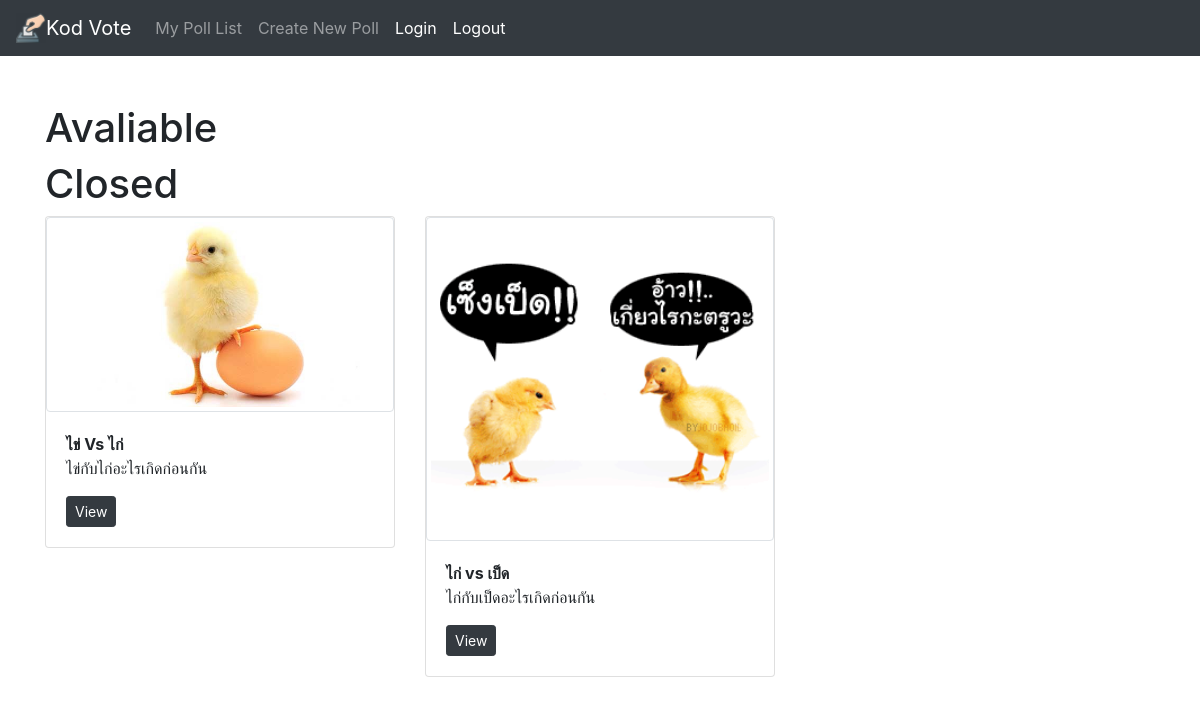
Before: /index/ (signed in) with the older database file.
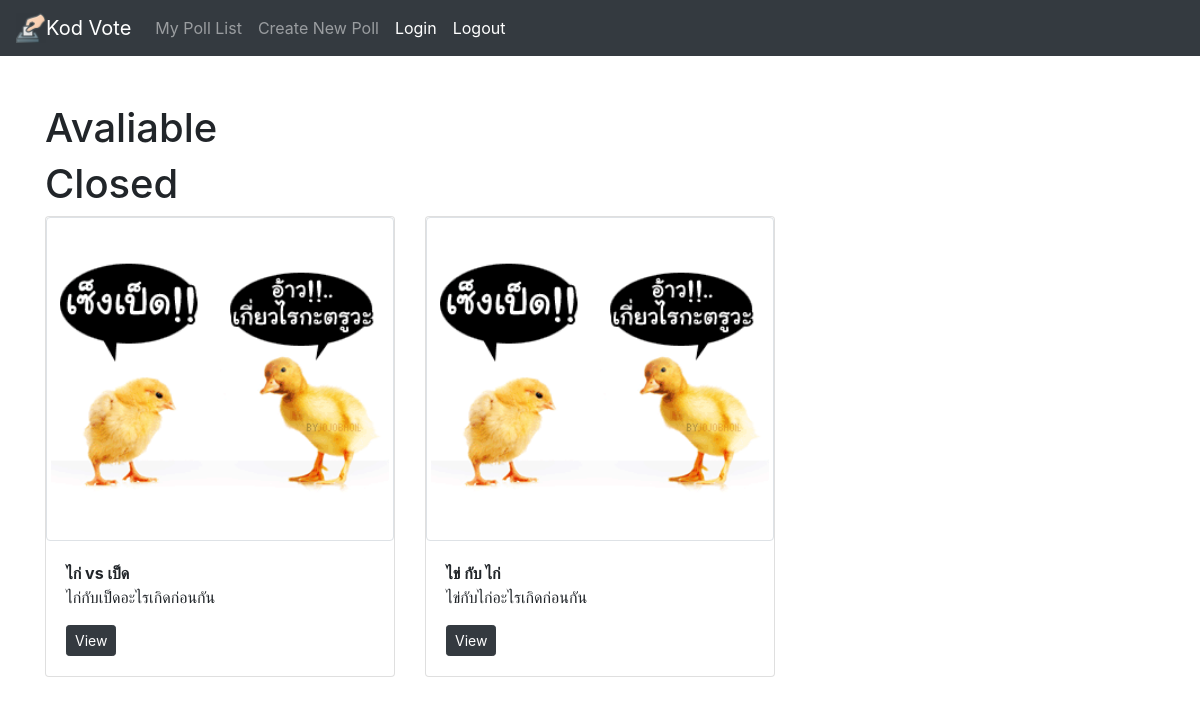
After: the same page with the newer database file.
### polls/models.py (models this page shows, shortened)
class Poll(models.Model):
    subject = models.CharField(max_length=30)
    detail = models.TextField()
    picture = models.FileField(upload_to='documents/%Y/%m/%d')
    password = models.CharField(max_length=100, null=True)
    start_date = models.DateTimeField(default=datetime.datetime.now())
    end_date = models.DateTimeField(null=True)
    create_by = models.ForeignKey(User, on_delete=models.CASCADE)
    create_date = models.DateTimeField(default=datetime.datetime.now())
    duration = models.IntegerField(default=0)

### polls/views.py (the view)
# urls.py: path('index/', p_views.index, name='index'),
@login_required
def index(request):
    context = {}
    poll = Poll.objects.all()
    for single_poll in poll:
        new_end_date = single_poll.end_date.replace(tzinfo=None)
        new_start_date = single_poll.start_date.replace(tzinfo=None)
        seconds_in_day = 24 * 60 * 60
        diff_end_date = new_end_date - datetime.datetime.now()
        diff_start_date = new_start_date - datetime.datetime.now()
        result_end_date = divmod(diff_end_date.days * seconds_in_day + diff_end_date.seconds, 60)[0]
        result_start_date = divmod(diff_start_date.days * seconds_in_day + diff_start_date.seconds, 60)[0]
        if result_start_date > 0:
            single_poll.duration = 0
        elif result_start_date < 0 and result_end_date >= 0:
            single_poll.duration = result_end_date
        elif result_end_date < 0:
            single_poll.duration = 0
        single_poll.save()
    context['poll'] = poll
    if request.user.is_authenticated:
        return render(request, 'polls/index.html', context=context)
    else:
        return redirect('login')

### polls/templates/polls/index.html (shortened to what this page needs)
{% extends 'base.html' %}
{%block content %}
    <div class="row">
    <div class="col-9"><h1>Avaliable</h1></div>
    </div>
    <div class="row">
    <div class="col-9"><h1>Closed</h1></div>
            {% for poll_item in poll %}
              {% if 0 == poll_item.duration %}
                <div class="col-md-4">
                <div class="card mb-4 box-shadow">
                <img src="{{ poll_item.picture.url }}" class="img-thumbnail">
                <div class="card-body">
                <p class="card-text"> <b>{{ poll_item.subject }}</b> <br>
                {{ poll_item.detail }}</p>
                <div class="d-flex justify-content-between align-items-center">
                        <div class="btn-group">
                          <a href="{% url 'poll_views' poll_id=poll_item.id%}">
                          <button type="submit" class="btn btn-dark btn-sm" value="view" href=>View</button></a>
                        </div>
                      </div>
                    </div>
                  </div>
                </div>
              {% endif %}
        {% endfor %}
{% endblock %}

Changed rows visible on the page:
removed Poll: picture (picture), subject "ไข่ Vs ไก่", detail "ไข่กับไก่อะไรเกิดก่อนกัน"
added Poll: picture (picture), subject "ไข่ กับ ไก่", detail "ไข่กับไก่อะไรเกิดก่อนกัน"
